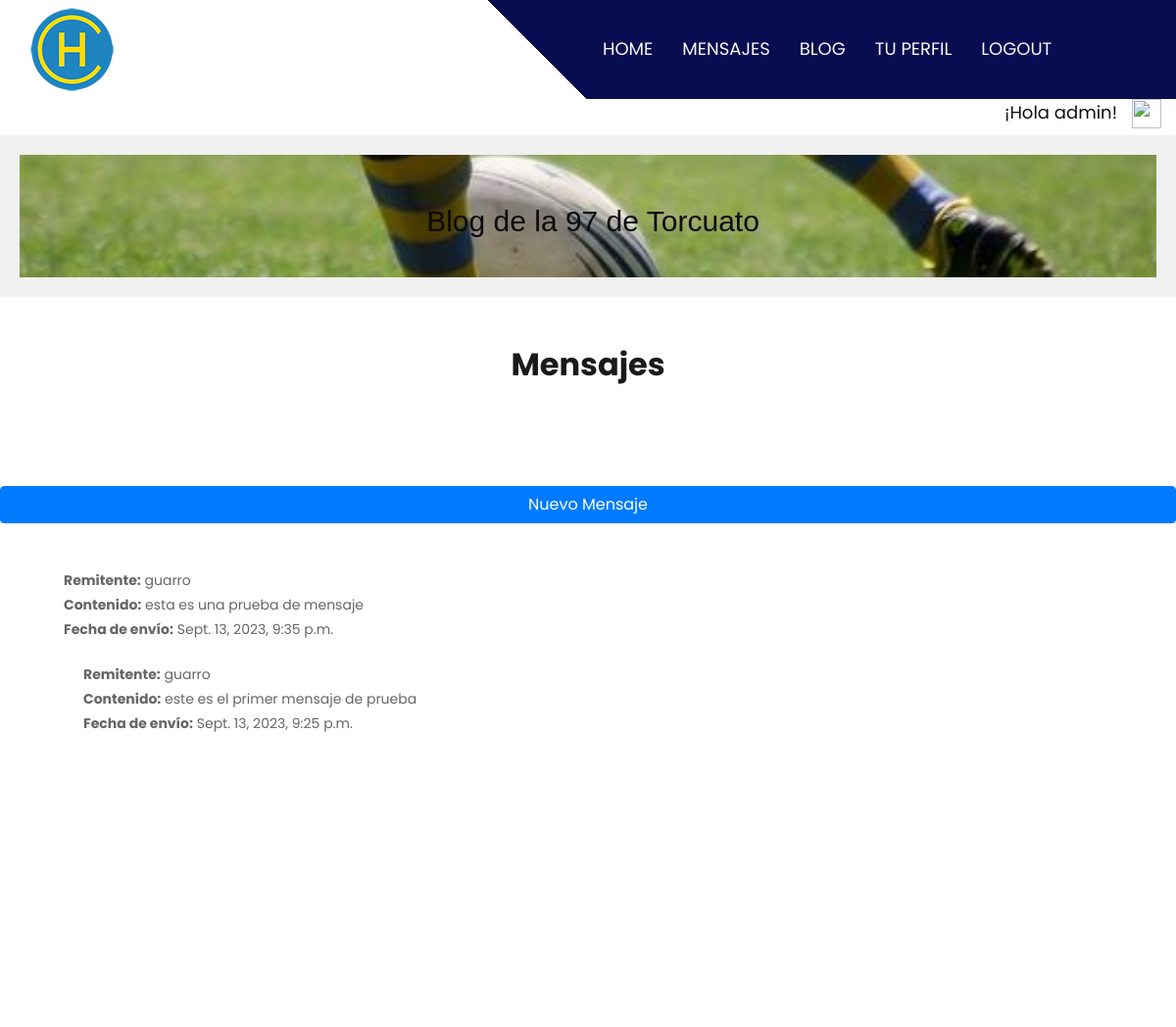
/ver_mensajes/ (signed in, upper part), run on an earlier commit of the app's database.
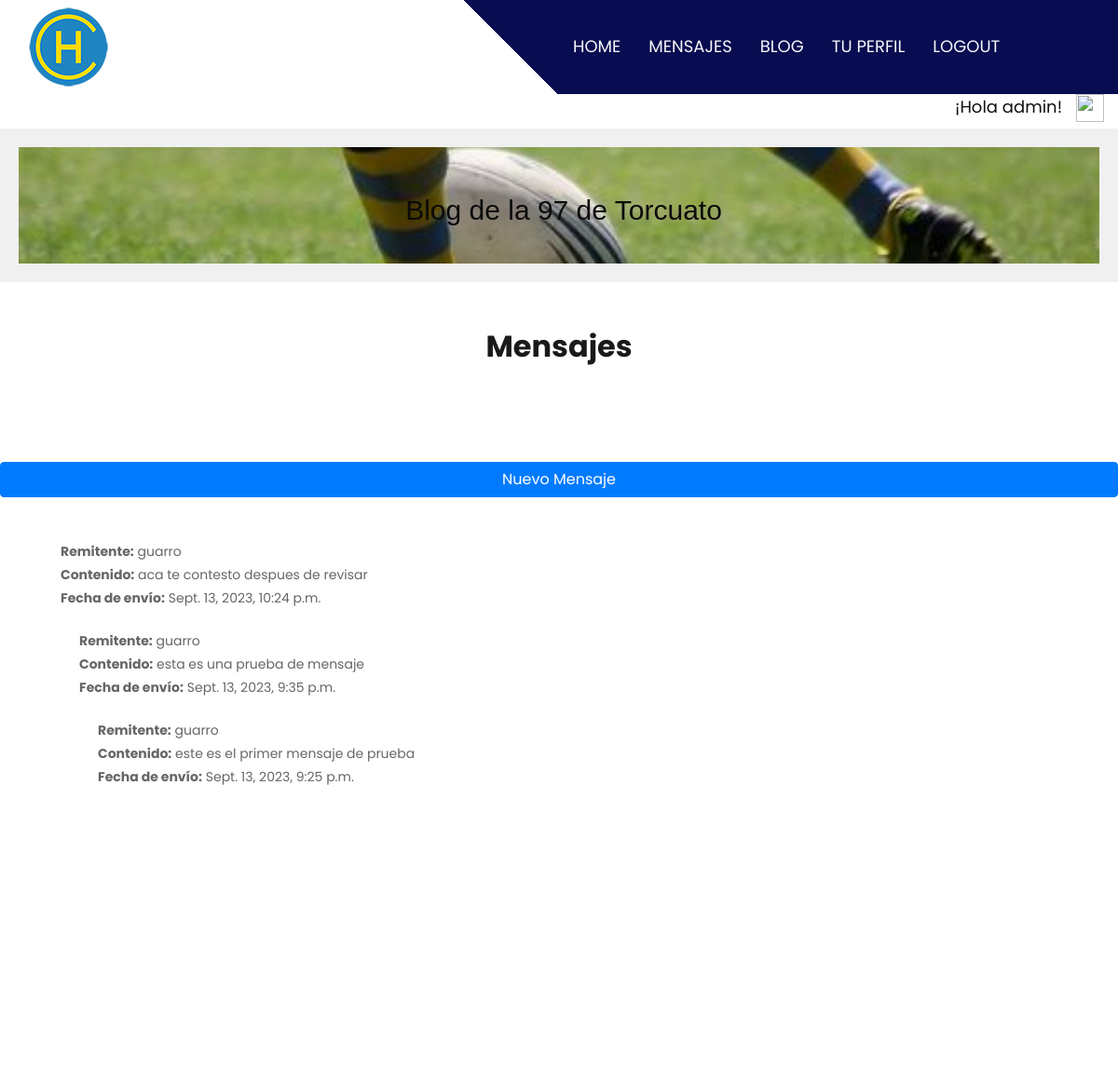
And on a later commit of the database.
### Mensajes/models.py (models this page shows, shortened)
class Mensaje(models.Model):
    conversacion = models.ForeignKey(Conversacion, on_delete=models.CASCADE, null=True)
    remitente = models.ForeignKey(User, on_delete=models.CASCADE)
    destinatario = models.ForeignKey(User, on_delete=models.CASCADE, related_name='mensajes_recibidos')
    contenido = models.TextField()
    fecha_envio = models.DateTimeField(auto_now_add=True)
    leido = models.BooleanField(default=False)

### Mensajes/views.py (the view)
# urls.py: path('ver_mensajes/', views.ver_mensajes, name='ver_mensajes'),
@login_required
def ver_mensajes(request):
    mensajes = Mensaje.objects.filter(destinatario=request.user).order_by('-fecha_envio')
    return render(request, 'Mensajes/ver_mensajes.html', {'mensajes': mensajes})

### templates/Mensajes/ver_mensajes.html (shortened to what this page needs)
{% extends "padre.html" %}
{% load static %}
{% block titulo %}
       Mensajes
    {% endblock %}
{% block contenido-principal %}
<div class="about_section layout_padding">
    <a href="{% url 'Mensajes:crear_mensaje' %}" class="btn btn-primary btn-block">Nuevo Mensaje</a>
    <br>
    <div class="container">
        <div class="row">
            <div class="col-lg-8 col-sm-12">
            {% for mensaje in mensajes %}
                    <div class="card-body">
                        <strong>Remitente:</strong> {{ mensaje.remitente }}<br>
                        <strong>Contenido:</strong> {{ mensaje.contenido }}<br>
                        <strong>Fecha de envío:</strong> {{ mensaje.fecha_envio }}<br>
            {% endfor %}
                    </div>
     </div>
  </div>
</div>
{% endblock %}

What changed in the data, as far as the page shows it:
added Mensaje: remitente "guarro", contenido "aca te contesto despues de revisar", fecha_envio "Sept. 13, 2023, 10:24 p.m."
